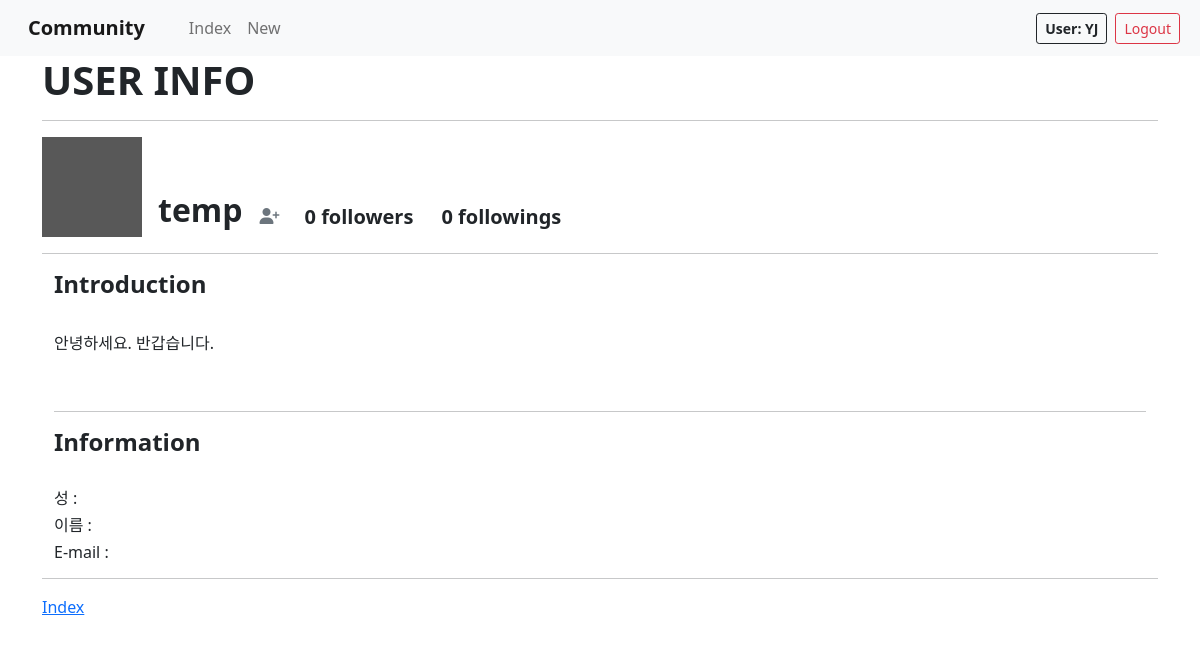
The page /accounts/temp/ (signed in) on the database its author committed.
### accounts/models.py (models this page shows)
class User(AbstractUser):
    profile_image = ProcessedImageField(
        blank=True,
        upload_to='images/user_profiles/',
        processors=[Thumbnail(100, 100)],
        format='JPEG',
        options={
            'quality': 80,
        }
    )
    introduction = models.CharField(max_length=500)
    signedup_at = models.DateTimeField(auto_now_add=True)
    followings = models.ManyToManyField('self', symmetrical=False, related_name='followers')
    chat_users = models.ManyToManyField('self', through='Chat')

### accounts/views.py (the view)
# urls.py: path('<str:username>/', views.profile, name='profile'),
def profile(request, username):
    user_info = get_object_or_404(get_user_model(), username=username)
    if not user_info.profile_image:
        profile_path = '/static/accounts/img/default.jpg'
    else:
        profile_path = user_info.profile_image
    followers_count = user_info.followers.all().count()
    followings_count = user_info.followings.all().count()
    if request.user.is_authenticated:
        is_following = user_info.followers.filter(pk=request.user.pk).exists()
    else:
        is_following = False
    context = {
        'user_info': user_info,
        'profile_path': profile_path,
        'followers_count': followers_count,
        'followings_count': followings_count,
        'is_following': is_following,
    }
    return render(request, 'accounts/userinfo.html', context)

### accounts/templates/accounts/userinfo.html (shortened to what this page needs)
{% extends 'base.html' %}
{% block content %}
<h1 class="fw-bold">USER INFO</h1>
<hr>
<div class="d-flex align-items-end">
    <img src={{ profile_path }} alt="profile image" class="img-responsive img-circle">
    <h2 class="fw-bold px-3">{{ user_info }}</h2>
    {% if request.user.is_authenticated %}
        {% if user_info == request.user %}
            <form action="{% url 'accounts:update' %}">
                <button class="btn p-0 mb-2 text-primary"><i class="fas fa-user-edit"></i></button>
            </form>
        {% else %}
            <form action="{% url 'accounts:follow' user_info.username %}" method="POST">
                {% if is_following %}
                    <button class="btn p-0 mb-2 text-success"><i class="fas fa-user-check"></i></button>
                {% else %}
                    <button class="btn p-0 mb-2 text-secondary"><i class="fas fa-user-plus"></i></button>
                {% endif %}
            </form>
        {% endif %}
    {% endif %}
    <h5 class="my-2 mx-4 fw-bold">{{ followers_count }} followers</h5>
    <h5 class="my-2 mx-1 fw-bold">{{ followings_count }} followings</h5>
</div>
<hr>
<div class="container">
    <h4 class="fw-bold">Introduction</h4>
    <br>
    {% if user_info.introduction %}
        <p>{{ user_info.introduction }}</p>
    {% else %}
        <p class="text-secondary">자기소개가 아직 없습니다.</p>
    {% endif %}
    <br>
    <hr>
    <h4 class="fw-bold">Information</h4>
    <br>
    <h6>성 : {{ user_info.first_name }}</h6>
    <h6>이름 : {{ user_info.last_name }}</h6>
    <h6>E-mail : {{ user_info.email }}</h6>
</div>
<hr>
<a href="{% url 'community:index' %}">Index</a>
{% endblock %}

### templates/base.html (shortened to what this page needs)
<!DOCTYPE html>
<html lang="en">
<head>
	<link href="https://cdn.jsdelivr.net/npm/bootstrap@5.0.0-beta3/dist/css/bootstrap.min.css" rel="stylesheet">
</head>
<body>
  <nav class="navbar navbar-expand-md navbar-light sticky-top bg-light">
		<div class="container-fluid">
			<a class="navbar-brand px-3 fw-bold">Community</a>
			<div class="collapse navbar-collapse d-flex justify-content-between" id="navbarNav">
				<ul class="navbar-nav px-1">
					<li class="nav-item">
						<a class="nav-link" href="{% url 'community:index' %}">Index</a>
					</li>
					<li class="nav-item">
						<a class="nav-link" href="{% url 'community:create' %}">New</a>
					</li>
				</ul>
				<div class="navbar-nav px-1">
					{% if request.user.is_authenticated %}
						<form action="{% url 'accounts:profile' request.user.username %}">
							<button class="btn btn-sm btn-outline-dark mx-1 fw-bold">User: {{ user }}</button>
						</form>
						<form action="{% url 'accounts:logout' %}" method="POST">
							<button class="btn btn-sm btn-outline-danger mx-1">Logout</button>
						</form>
					{% endif %}
				</div>
			</div>
		</div>
	</nav>
	<div class="container">
		{% block content %}
		{% endblock  %}
	</div>
</body>
</html>

### rows shown on the page
User: username "YJ"
User: username "temp", introduction "안녕하세요. 반갑습니다."

### other values the page prints
{{ followers_count }} "0"
{{ followings_count }} "0"
